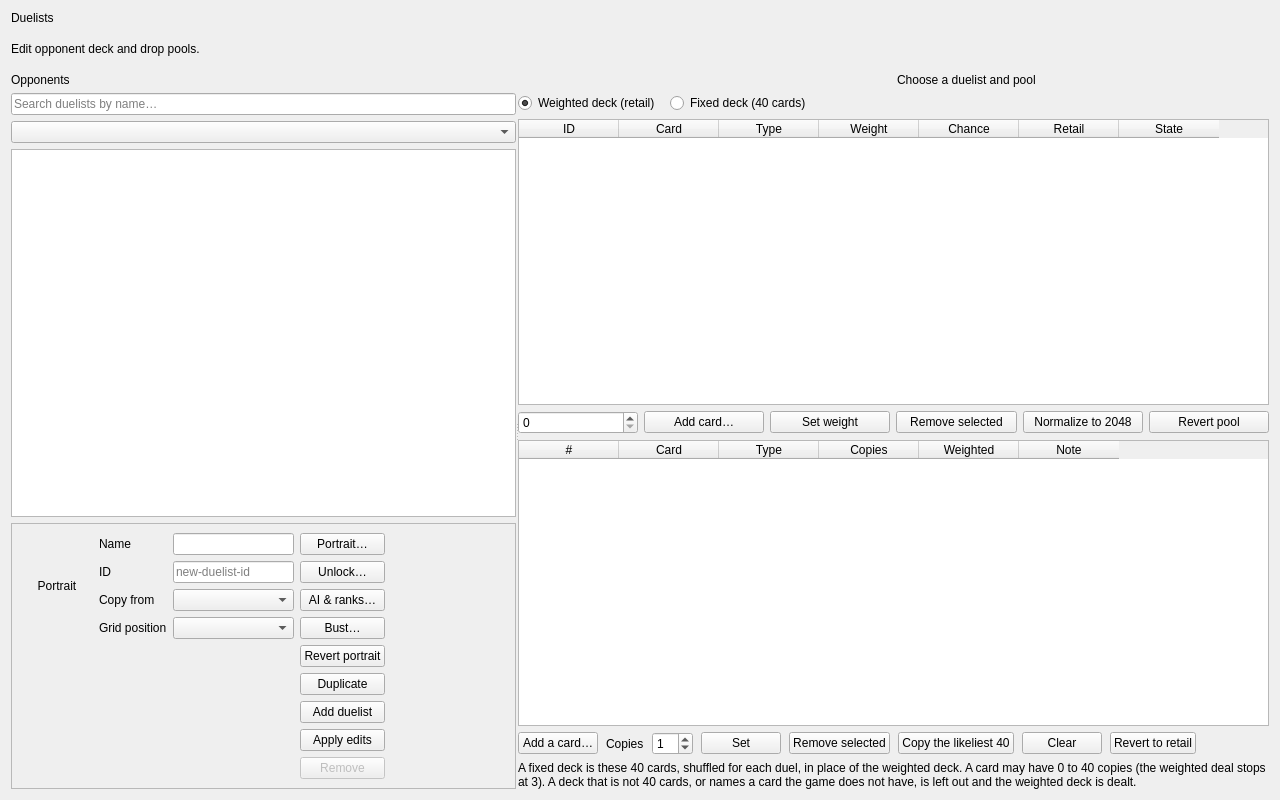
<?xml version="1.0" encoding="UTF-8"?>
<ui version="4.0">
 <class>WorkspacePage</class>
 <widget class="QWidget" name="WorkspacePage">
  <property name="geometry">
   <rect>
    <x>0</x>
    <y>0</y>
    <width>1280</width>
    <height>800</height>
   </rect>
  </property>
  <property name="windowTitle">
   <string>Duelists</string>
  </property>
  <layout class="QVBoxLayout" name="pageLayout">
   <property name="spacing">
    <number>10</number>
   </property>
   <item>
    <widget class="QLabel" name="heading">
     <property name="sizePolicy">
      <sizepolicy hsizetype="Preferred" vsizetype="Fixed">
       <horstretch>0</horstretch>
       <verstretch>0</verstretch>
      </sizepolicy>
     </property>
     <property name="text">
      <string>Duelists</string>
     </property>
    </widget>
   </item>
   <item>
    <widget class="QLabel" name="muted">
     <property name="sizePolicy">
      <sizepolicy hsizetype="Preferred" vsizetype="Fixed">
       <horstretch>0</horstretch>
       <verstretch>0</verstretch>
      </sizepolicy>
     </property>
     <property name="text">
      <string>Edit opponent deck and drop pools.</string>
     </property>
     <property name="wordWrap">
      <bool>true</bool>
     </property>
    </widget>
   </item>
   <item>
    <widget class="QSplitter" name="duelistSplit">
     <property name="orientation">
      <enum>Qt::Orientation::Horizontal</enum>
     </property>
     <property name="handleWidth">
      <number>2</number>
     </property>
     <widget class="QWidget" name="duelistListPane">
      <layout class="QVBoxLayout" name="duelistListLayout">
       <item>
        <widget class="QLabel" name="duelistListHeading">
         <property name="text">
          <string>Opponents</string>
         </property>
        </widget>
       </item>
       <item>
        <widget class="QLineEdit" name="duelistSearchEdit">
         <property name="placeholderText">
          <string>Search duelists by name…</string>
         </property>
         <property name="clearButtonEnabled">
          <bool>true</bool>
         </property>
        </widget>
       </item>
       <item>
        <widget class="QComboBox" name="duelistPageCombo"/>
       </item>
       <item>
        <widget class="QTableWidget" name="duelistTable">
         <property name="minimumSize">
          <size>
           <width>470</width>
           <height>0</height>
          </size>
         </property>
         <property name="selectionMode">
          <enum>QAbstractItemView::SelectionMode::SingleSelection</enum>
         </property>
         <property name="selectionBehavior">
          <enum>QAbstractItemView::SelectionBehavior::SelectItems</enum>
         </property>
         <property name="showGrid">
          <bool>true</bool>
         </property>
        </widget>
       </item>
       <item>
        <widget class="QFrame" name="duelistEditorPanel">
         <property name="frameShape">
          <enum>QFrame::Shape::StyledPanel</enum>
         </property>
         <layout class="QGridLayout" name="duelistEditorLayout">
          <item row="0" column="0" rowspan="4">
           <widget class="QLabel" name="duelistPortraitPreview">
            <property name="minimumSize">
             <size>
              <width>72</width>
              <height>72</height>
             </size>
            </property>
            <property name="maximumSize">
             <size>
              <width>72</width>
              <height>72</height>
             </size>
            </property>
            <property name="text">
             <string>Portrait</string>
            </property>
            <property name="alignment">
             <set>Qt::AlignmentFlag::AlignCenter</set>
            </property>
           </widget>
          </item>
          <item row="0" column="1">
           <widget class="QLabel" name="duelistNameLabel">
            <property name="text">
             <string>Name</string>
            </property>
           </widget>
          </item>
          <item row="0" column="2">
           <widget class="QLineEdit" name="duelistNameEdit">
            <property name="maximumSize">
             <size>
              <width>320</width>
              <height>16777215</height>
             </size>
            </property>
           </widget>
          </item>
          <item row="1" column="1">
           <widget class="QLabel" name="duelistIdLabel">
            <property name="text">
             <string>ID</string>
            </property>
           </widget>
          </item>
          <item row="1" column="2">
           <widget class="QLineEdit" name="duelistIdEdit">
            <property name="maximumSize">
             <size>
              <width>320</width>
              <height>16777215</height>
             </size>
            </property>
            <property name="placeholderText">
             <string>new-duelist-id</string>
            </property>
           </widget>
          </item>
          <item row="2" column="1">
           <widget class="QLabel" name="duelistBaseLabel">
            <property name="text">
             <string>Copy from</string>
            </property>
           </widget>
          </item>
          <item row="2" column="2">
           <widget class="QComboBox" name="duelistBaseCombo">
            <property name="maximumSize">
             <size>
              <width>320</width>
              <height>16777215</height>
             </size>
            </property>
           </widget>
          </item>
          <item row="3" column="1">
           <widget class="QLabel" name="duelistSlotLabel">
            <property name="text">
             <string>Grid position</string>
            </property>
           </widget>
          </item>
          <item row="3" column="2">
           <widget class="QComboBox" name="duelistPositionCombo">
            <property name="maximumSize">
             <size>
              <width>320</width>
              <height>16777215</height>
             </size>
            </property>
           </widget>
          </item>
          <item row="0" column="3" rowspan="5">
           <layout class="QVBoxLayout" name="duelistEditButtonsLayout">
            <property name="spacing">
             <number>6</number>
            </property>
            <item>
             <widget class="QPushButton" name="duelistPortraitButton">
              <property name="text">
               <string>Portrait…</string>
              </property>
             </widget>
            </item>
            <item>
             <widget class="QPushButton" name="duelistUnlockButton">
              <property name="toolTip">
               <string>When this duelist appears in Free Duel.</string>
              </property>
              <property name="text">
               <string>Unlock…</string>
              </property>
             </widget>
            </item>
            <item>
             <widget class="QPushButton" name="duelistRulesButton">
              <property name="toolTip"><string>Configure AI behavior and duel rank scoring.</string></property>
              <property name="text"><string>AI &amp;&amp; ranks…</string></property>
             </widget>
            </item>
            <item>
             <widget class="QPushButton" name="duelistBustButton">
              <property name="toolTip"><string>Edit the duelist's dialogue bust and expressions.</string></property>
              <property name="text"><string>Bust…</string></property>
             </widget>
            </item>
            <item>
             <widget class="QPushButton" name="duelistRevertPortraitButton">
              <property name="toolTip"><string>Remove this duelist's portrait override.</string></property>
              <property name="text"><string>Revert portrait</string></property>
             </widget>
            </item>
            <item>
             <widget class="QPushButton" name="duplicateDuelistButton">
              <property name="toolTip"><string>Create an independent copy of this custom duelist.</string></property>
              <property name="text"><string>Duplicate</string></property>
             </widget>
            </item>
            <item>
             <widget class="QPushButton" name="addDuelistButton">
              <property name="text">
               <string>Add duelist</string>
              </property>
             </widget>
            </item>
            <item>
             <widget class="QPushButton" name="applyDuelistButton">
              <property name="text">
               <string>Apply edits</string>
              </property>
             </widget>
            </item>
            <item>
             <widget class="QPushButton" name="removeDuelistButton">
              <property name="enabled">
               <bool>false</bool>
              </property>
              <property name="text">
               <string>Remove</string>
              </property>
             </widget>
            </item>
           </layout>
          </item>
          <item row="0" column="4" rowspan="5">
           <spacer name="duelistFormSpacer">
            <property name="orientation">
             <enum>Qt::Orientation::Horizontal</enum>
            </property>
            <property name="sizeHint" stdset="0">
             <size>
              <width>20</width>
              <height>20</height>
             </size>
            </property>
           </spacer>
          </item>
         </layout>
        </widget>
       </item>
      </layout>
     </widget>
     <widget class="QWidget" name="duelistDetailPane">
      <layout class="QVBoxLayout" name="duelistDetailLayout">
       <item>
        <layout class="QHBoxLayout" name="duelistPoolHeader">
         <item>
          <widget class="QWidget" name="duelistPoolTabsHost" native="true">
           <layout class="QHBoxLayout" name="duelistPoolTabsLayout">
            <property name="leftMargin">
             <number>0</number>
            </property>
            <property name="topMargin">
             <number>0</number>
            </property>
            <property name="rightMargin">
             <number>0</number>
            </property>
            <property name="bottomMargin">
             <number>0</number>
            </property>
           </layout>
          </widget>
         </item>
         <item>
          <widget class="QLabel" name="duelistPoolSummary">
           <property name="text">
            <string>Choose a duelist and pool</string>
           </property>
          </widget>
         </item>
        </layout>
       </item>
       <item>
        <layout class="QHBoxLayout" name="deckModeRow">
         <property name="spacing">
          <number>10</number>
         </property>
         <item>
          <widget class="QRadioButton" name="weightedDeckRadio">
           <property name="text">
            <string>Weighted deck (retail)</string>
           </property>
           <property name="checked">
            <bool>true</bool>
           </property>
          </widget>
         </item>
         <item>
          <widget class="QRadioButton" name="fixedDeckRadio">
           <property name="text">
            <string>Fixed deck (40 cards)</string>
           </property>
          </widget>
         </item>
         <item>
          <spacer name="deckModeSpacer">
           <property name="orientation">
            <enum>Qt::Orientation::Horizontal</enum>
           </property>
           <property name="sizeHint" stdset="0">
            <size>
             <width>20</width>
             <height>20</height>
            </size>
           </property>
          </spacer>
         </item>
        </layout>
       </item>
       <item>
        <widget class="QTableWidget" name="duelistPoolTable">
         <column>
          <property name="text">
           <string>ID</string>
          </property>
         </column>
         <column>
          <property name="text">
           <string>Card</string>
          </property>
         </column>
         <column>
          <property name="text">
           <string>Type</string>
          </property>
         </column>
         <column>
          <property name="text">
           <string>Weight</string>
          </property>
         </column>
         <column>
          <property name="text">
           <string>Chance</string>
          </property>
         </column>
         <column>
          <property name="text">
           <string>Retail</string>
          </property>
         </column>
         <column>
          <property name="text">
           <string>State</string>
          </property>
         </column>
        </widget>
       </item>
       <item>
        <layout class="QHBoxLayout" name="duelistActionsLayout">
         <item>
          <widget class="QSpinBox" name="duelistWeightSpin">
           <property name="minimum">
            <number>0</number>
           </property>
           <property name="maximum">
            <number>65535</number>
           </property>
          </widget>
         </item>
         <item>
          <widget class="QPushButton" name="addPoolCardButton">
           <property name="text">
            <string>Add card…</string>
           </property>
          </widget>
         </item>
         <item>
          <widget class="QPushButton" name="setPoolWeightButton">
           <property name="text">
            <string>Set weight</string>
           </property>
          </widget>
         </item>
         <item>
          <widget class="QPushButton" name="removePoolCardButton">
           <property name="text">
            <string>Remove selected</string>
           </property>
          </widget>
         </item>
         <item>
          <widget class="QPushButton" name="normalizePoolButton">
           <property name="text">
            <string>Normalize to 2048</string>
           </property>
          </widget>
         </item>
         <item>
          <widget class="QPushButton" name="revertPoolButton">
           <property name="text">
            <string>Revert pool</string>
           </property>
          </widget>
         </item>
        </layout>
       </item>
       <item>
        <widget class="QTableWidget" name="fixedDeckTable">
         <property name="editTriggers">
          <set>QAbstractItemView::EditTrigger::NoEditTriggers</set>
         </property>
         <property name="alternatingRowColors">
          <bool>true</bool>
         </property>
         <property name="selectionMode">
          <enum>QAbstractItemView::SelectionMode::ExtendedSelection</enum>
         </property>
         <property name="selectionBehavior">
          <enum>QAbstractItemView::SelectionBehavior::SelectRows</enum>
         </property>
         <column>
          <property name="text">
           <string>#</string>
          </property>
         </column>
         <column>
          <property name="text">
           <string>Card</string>
          </property>
         </column>
         <column>
          <property name="text">
           <string>Type</string>
          </property>
         </column>
         <column>
          <property name="text">
           <string>Copies</string>
          </property>
         </column>
         <column>
          <property name="text">
           <string>Weighted</string>
          </property>
         </column>
         <column>
          <property name="text">
           <string>Note</string>
          </property>
         </column>
        </widget>
       </item>
       <item>
        <layout class="QHBoxLayout" name="fixedDeckActionsLayout">
         <property name="spacing">
          <number>8</number>
         </property>
         <item>
          <widget class="QPushButton" name="addFixedCardButton">
           <property name="text">
            <string>Add a card…</string>
           </property>
          </widget>
         </item>
         <item>
          <widget class="QLabel" name="fixedCopiesLabel">
           <property name="text">
            <string>Copies</string>
           </property>
          </widget>
         </item>
         <item>
          <widget class="QSpinBox" name="fixedCopiesSpin">
           <property name="maximumSize">
            <size>
             <width>90</width>
             <height>16777215</height>
            </size>
           </property>
           <property name="minimum">
            <number>0</number>
           </property>
           <property name="maximum">
            <number>40</number>
           </property>
           <property name="value">
            <number>1</number>
           </property>
          </widget>
         </item>
         <item>
          <widget class="QPushButton" name="setFixedCopiesButton">
           <property name="text">
            <string>Set</string>
           </property>
          </widget>
         </item>
         <item>
          <widget class="QPushButton" name="removeFixedCardsButton">
           <property name="text">
            <string>Remove selected</string>
           </property>
          </widget>
         </item>
         <item>
          <widget class="QPushButton" name="copyWeightedDeckButton">
           <property name="toolTip">
            <string>The forty cards the weighted deck most likely deals</string>
           </property>
           <property name="text">
            <string>Copy the likeliest 40</string>
           </property>
          </widget>
         </item>
         <item>
          <widget class="QPushButton" name="clearFixedDeckButton">
           <property name="text">
            <string>Clear</string>
           </property>
          </widget>
         </item>
         <item>
          <widget class="QPushButton" name="revertFixedDeckButton">
           <property name="text">
            <string>Revert to retail</string>
           </property>
          </widget>
         </item>
         <item>
          <spacer name="fixedDeckActionsSpacer">
           <property name="orientation">
            <enum>Qt::Orientation::Horizontal</enum>
           </property>
           <property name="sizeHint" stdset="0">
            <size>
             <width>20</width>
             <height>20</height>
            </size>
           </property>
          </spacer>
         </item>
        </layout>
       </item>
       <item>
        <widget class="QLabel" name="fixedDeckHint">
         <property name="text">
          <string>A fixed deck is these 40 cards, shuffled for each duel, in place of the weighted deck. A card may have 0 to 40 copies (the weighted deal stops at 3). A deck that is not 40 cards, or names a card the game does not have, is left out and the weighted deck is dealt.</string>
         </property>
         <property name="wordWrap">
          <bool>true</bool>
         </property>
        </widget>
       </item>
      </layout>
     </widget>
    </widget>
   </item>
  </layout>
 </widget>
 <tabstops>
  <tabstop>duelistSearchEdit</tabstop>
  <tabstop>duelistPageCombo</tabstop>
  <tabstop>duelistTable</tabstop>
  <tabstop>duelistNameEdit</tabstop>
  <tabstop>duelistIdEdit</tabstop>
  <tabstop>duelistBaseCombo</tabstop>
  <tabstop>duelistPositionCombo</tabstop>
  <tabstop>duelistPortraitButton</tabstop>
  <tabstop>duelistUnlockButton</tabstop>
  <tabstop>addDuelistButton</tabstop>
  <tabstop>applyDuelistButton</tabstop>
  <tabstop>removeDuelistButton</tabstop>
  <tabstop>weightedDeckRadio</tabstop>
  <tabstop>fixedDeckRadio</tabstop>
  <tabstop>duelistPoolTable</tabstop>
  <tabstop>duelistWeightSpin</tabstop>
  <tabstop>addPoolCardButton</tabstop>
  <tabstop>setPoolWeightButton</tabstop>
  <tabstop>removePoolCardButton</tabstop>
  <tabstop>normalizePoolButton</tabstop>
  <tabstop>revertPoolButton</tabstop>
  <tabstop>fixedDeckTable</tabstop>
  <tabstop>addFixedCardButton</tabstop>
  <tabstop>fixedCopiesSpin</tabstop>
  <tabstop>setFixedCopiesButton</tabstop>
  <tabstop>removeFixedCardsButton</tabstop>
  <tabstop>copyWeightedDeckButton</tabstop>
  <tabstop>clearFixedDeckButton</tabstop>
  <tabstop>revertFixedDeckButton</tabstop>
 </tabstops>
 <resources/>
 <connections/>
</ui>
